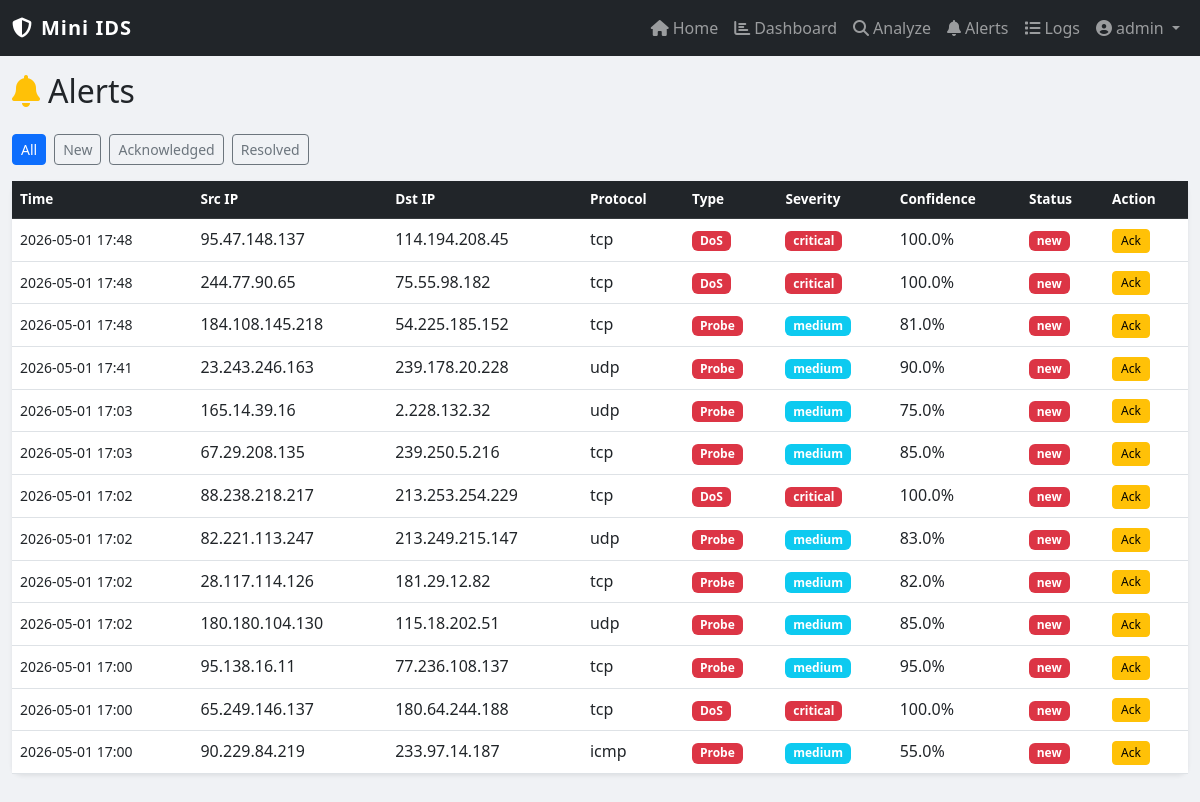
Screenshot of /alerts (signed in) with the database file from the repository.
### app.py (models this page shows)
class Alert(db.Model):
    id            = db.Column(db.Integer, primary_key=True)
    timestamp     = db.Column(db.DateTime, default=datetime.utcnow)
    src_ip        = db.Column(db.String(20))
    dst_ip        = db.Column(db.String(20))
    protocol      = db.Column(db.String(10))
    attack_type   = db.Column(db.String(50))
    confidence    = db.Column(db.Float)
    severity      = db.Column(db.String(20))
    status        = db.Column(db.String(20), default='new')

### app.py (the view)
@app.route('/alerts')
def alerts():
    page   = request.args.get('page', 1, type=int)
    status = request.args.get('status', 'all')
    q      = Alert.query.order_by(Alert.timestamp.desc())
    if status != 'all':
        q = q.filter_by(status=status)
    alerts_page = q.paginate(page=page, per_page=20)
    return render_template('alerts.html', alerts=alerts_page, current_status=status)

### app.py (called while the page is built)
@app.before_request
def require_login():
    if request.endpoint in ('login', 'static'):
        return
    if 'user_id' not in session:
        return redirect(url_for('login'))

### templates/alerts.html (shortened to what this page needs)
{% extends "base.html" %}
{% block content %}
<h2 class="mb-4"><i class="fas fa-bell text-warning me-2"></i>Alerts</h2>
<div class="d-flex gap-2 mb-3">
  {% for s in ['all','new','acknowledged','resolved'] %}
  <a href="/alerts?status={{ s }}" class="btn btn-sm btn-{{ 'primary' if current_status == s else 'outline-secondary' }}">{{ s.capitalize() }}</a>
  {% endfor %}
</div>
<div class="card border-0 shadow-sm">
  <div class="card-body p-0">
    <table class="table table-hover mb-0">
      <thead class="table-dark"><tr><th>Time</th><th>Src IP</th><th>Dst IP</th><th>Protocol</th><th>Type</th><th>Severity</th><th>Confidence</th><th>Status</th><th>Action</th></tr></thead>
      <tbody>
      {% for a in alerts.items %}
      <tr>
        <td><small>{{ a.timestamp.strftime('%Y-%m-%d %H:%M') }}</small></td>
        <td>{{ a.src_ip }}</td><td>{{ a.dst_ip }}</td><td>{{ a.protocol }}</td>
        <td><span class="badge bg-danger">{{ a.attack_type }}</span></td>
        <td><span class="badge bg-{{ 'danger' if a.severity=='critical' else 'warning' if a.severity=='high' else 'info' }}">{{ a.severity }}</span></td>
        <td>{{ (a.confidence*100)|round(1) }}%</td>
        <td><span class="badge bg-{{ 'danger' if a.status=='new' else 'warning' if a.status=='acknowledged' else 'success' }}">{{ a.status }}</span></td>
        <td>
          <form method="POST" action="/alerts/update/{{ a.id }}" class="d-inline">
            {% if a.status == 'new' %}
            <button class="btn btn-xs btn-warning">Ack</button>
            {% elif a.status == 'acknowledged' %}
            <input type="hidden" name="status" value="resolved"/>
            <button class="btn btn-xs btn-success">Resolve</button>
            {% else %}<span class="text-muted">—</span>{% endif %}
          </form>
        </td>
      </tr>
      {% else %}
      <tr><td colspan="9" class="text-center text-muted py-4">No alerts found</td></tr>
      {% endfor %}
      </tbody>
    </table>
  </div>
</div>
{% endblock %}

### templates/base.html (shortened to what this page needs)
<!DOCTYPE html>
<html lang="en">
<head>
  <link href="https://cdn.jsdelivr.net/npm/bootstrap@5.3.0/dist/css/bootstrap.min.css" rel="stylesheet"/>
  <link href="https://cdnjs.cloudflare.com/ajax/libs/font-awesome/6.4.0/css/all.min.css" rel="stylesheet"/>
  <link href="{{ url_for('static', filename='css/style.css') }}" rel="stylesheet"/>
</head>
<body>
<nav class="navbar navbar-expand-lg navbar-dark bg-dark">
  <div class="container-fluid">
    <a class="navbar-brand fw-bold" href="/"><i class="fas fa-shield-alt me-2"></i>Mini IDS</a>
    <div class="collapse navbar-collapse" id="navbarNav">
      <ul class="navbar-nav ms-auto">
        {% if session.get('username') %}
        <li class="nav-item"><a class="nav-link" href="/"><i class="fas fa-home me-1"></i>Home</a></li>
        <li class="nav-item"><a class="nav-link" href="/dashboard"><i class="fas fa-chart-bar me-1"></i>Dashboard</a></li>
        <li class="nav-item"><a class="nav-link" href="/analyze"><i class="fas fa-search me-1"></i>Analyze</a></li>
        <li class="nav-item"><a class="nav-link" href="/alerts"><i class="fas fa-bell me-1"></i>Alerts</a></li>
        <li class="nav-item"><a class="nav-link" href="/logs"><i class="fas fa-list me-1"></i>Logs</a></li>
        <li class="nav-item dropdown">
          <a class="nav-link dropdown-toggle" href="#" id="userMenu" role="button" data-bs-toggle="dropdown" aria-expanded="false">
            <i class="fas fa-user-circle me-1"></i>{{ session.username }}
          </a>
        </li>
        {% else %}
        <li class="nav-item"><a class="nav-link" href="/login"><i class="fas fa-sign-in-alt me-1"></i>Login</a></li>
        {% endif %}
      </ul>
    </div>
  </div>
</nav>
<div class="container-fluid mt-3">
  {% block content %}{% endblock %}
</div>
</body>
</html>

### static/css/style.css (style rules this page uses)
body { background: #f0f2f5; }
.btn-xs { padding: 2px 8px; font-size: 0.75rem; border-radius: 4px; }
.navbar-brand { letter-spacing: 1px; }
.card { border-radius: 10px; }
.badge { font-size: 0.75em; }
table th { font-size: 0.85rem; }

### rows the page displays
Alert: timestamp "2026-05-01 17:48", src_ip "95.47.148.137", dst_ip "114.194.208.45", protocol "tcp", attack_type "DoS", severity "critical", (a.confidence*100)|round(1) "100.0", status "new", shows "Ack"
Alert: timestamp "2026-05-01 17:48", src_ip "244.77.90.65", dst_ip "75.55.98.182", protocol "tcp", attack_type "DoS", severity "critical", (a.confidence*100)|round(1) "100.0", status "new", shows "Ack"
Alert: timestamp "2026-05-01 17:48", src_ip "184.108.145.218", dst_ip "54.225.185.152", protocol "tcp", attack_type "Probe", severity "medium", (a.confidence*100)|round(1) "81.0", status "new", shows "Ack"
Alert: timestamp "2026-05-01 17:41", src_ip "23.243.246.163", dst_ip "239.178.20.228", protocol "udp", attack_type "Probe", severity "medium", (a.confidence*100)|round(1) "90.0", status "new", shows "Ack"
Alert: timestamp "2026-05-01 17:03", src_ip "165.14.39.16", dst_ip "2.228.132.32", protocol "udp", attack_type "Probe", severity "medium", (a.confidence*100)|round(1) "75.0", status "new", shows "Ack"
Alert: timestamp "2026-05-01 17:03", src_ip "67.29.208.135", dst_ip "239.250.5.216", protocol "tcp", attack_type "Probe", severity "medium", (a.confidence*100)|round(1) "85.0", status "new", shows "Ack"
Alert: timestamp "2026-05-01 17:02", src_ip "88.238.218.217", dst_ip "213.253.254.229", protocol "tcp", attack_type "DoS", severity "critical", (a.confidence*100)|round(1) "100.0", status "new", shows "Ack"
Alert: timestamp "2026-05-01 17:02", src_ip "82.221.113.247", dst_ip "213.249.215.147", protocol "udp", attack_type "Probe", severity "medium", (a.confidence*100)|round(1) "83.0", status "new", shows "Ack"
Alert: timestamp "2026-05-01 17:02", src_ip "28.117.114.126", dst_ip "181.29.12.82", protocol "tcp", attack_type "Probe", severity "medium", (a.confidence*100)|round(1) "82.0", status "new", shows "Ack"
Alert: timestamp "2026-05-01 17:02", src_ip "180.180.104.130", dst_ip "115.18.202.51", protocol "udp", attack_type "Probe", severity "medium", (a.confidence*100)|round(1) "85.0", status "new", shows "Ack"
Alert: timestamp "2026-05-01 17:00", src_ip "95.138.16.11", dst_ip "77.236.108.137", protocol "tcp", attack_type "Probe", severity "medium", (a.confidence*100)|round(1) "95.0", status "new", shows "Ack"
Alert: timestamp "2026-05-01 17:00", src_ip "65.249.146.137", dst_ip "180.64.244.188", protocol "tcp", attack_type "DoS", severity "critical", (a.confidence*100)|round(1) "100.0", status "new", shows "Ack"
Alert: timestamp "2026-05-01 17:00", src_ip "90.229.84.219", dst_ip "233.97.14.187", protocol "icmp", attack_type "Probe", severity "medium", (a.confidence*100)|round(1) "55.0", status "new", shows "Ack"

### other values shown
{{ session.username }} "admin"
{{ s.capitalize() }} "All" "New" "Acknowledged" "Resolved"
